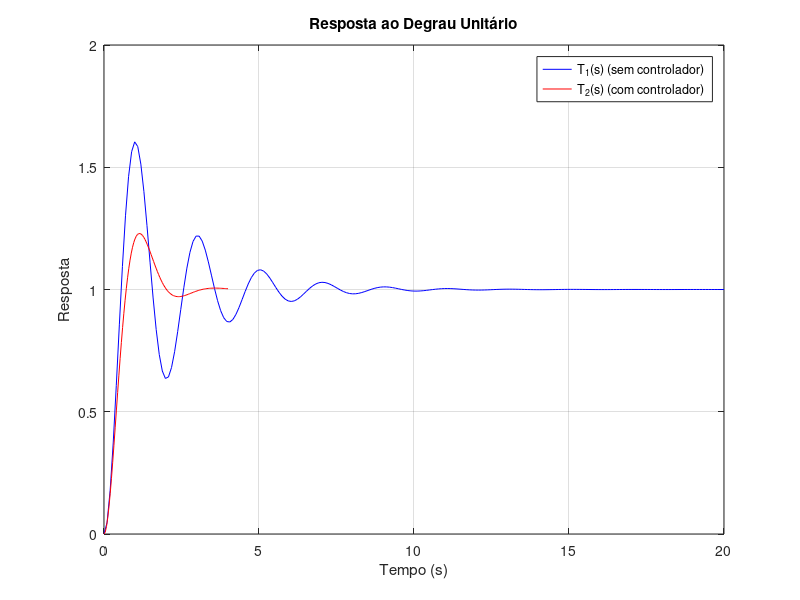
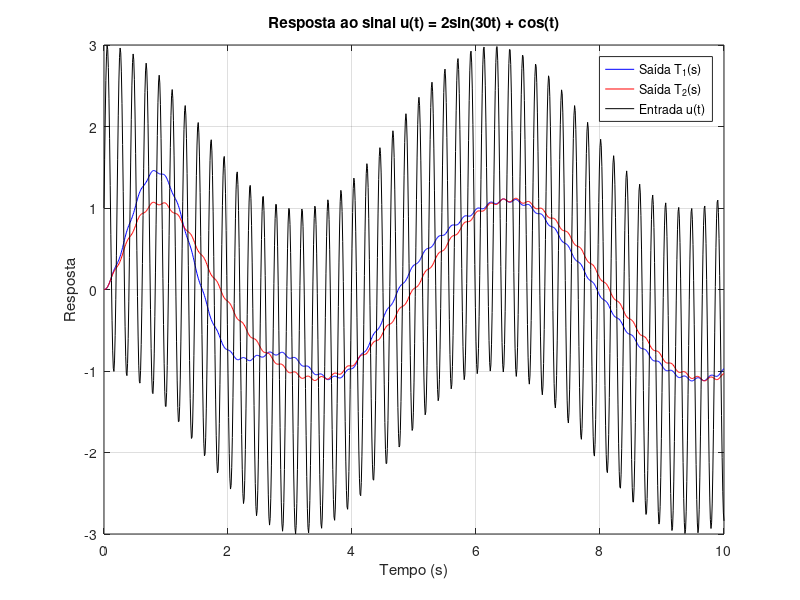

Write the MATLAB code that produced these figures, in order.
% Pacote de controle necessário no Octave
% pkg load control;
clear all;
close all;
clc;

% Definição da variável de Laplace
s = tf('s');

% Definição das funções de transferência
P = 10 / (s*(s + 1)); 
K = 1.05 * ((s + 1.5) / (s + 3.75));
H = 1;


fprintf('BEGIN ITEM a) ----------------------------------------------------------\n');
% a) T1(s) formada com P(s) e realimentação unitária negativa (H(s) = 1)
T1 = feedback(P, H);
disp('T1:');
disp(T1);

polos_T1 = pole(T1);
disp('polos');
disp(polos_T1);

zeros_T1 = zero(T1);
disp('zeros');
disp(zeros_T1);


fprintf('END ITEM a) ------------------------------------------------------------\n');


fprintf('\nBEGIN ITEM b) ----------------------------------------------------------\n');
% b) T2(s) formada com P(s), K(s) e realimentação unitária negativa (H(s) = 1)
T2 = minreal(feedback(P * K, H)); % minreal para simplificar a função de transferência, eliminando termos que se cancelam
disp('T2:');
disp(T2);

polos_T2 = pole(T2);
disp('polos');
disp(polos_T2);

zeros_T2 = zero(T2);
disp('zeros');
disp(zeros_T2);

fprintf('END ITEM b) ------------------------------------------------------------\n');


fprintf('\nBEGIN ITEM c) ----------------------------------------------------------\n');
% c) Comparar as respostas ao degrau unitário de T1 e T2

[y1_deg, t1_deg] = step(T1);
[y2_deg, t2_deg] = step(T2);

figure,plot(t1_deg, y1_deg, 'b', t2_deg, y2_deg, 'r');
title('Resposta ao Degrau Unitário');
xlabel('Tempo (s)');
ylabel('Resposta');
legend('T_1(s) (sem controlador)', 'T_2(s) (com controlador)');
grid on;

fprintf('Grafico da resposta ao degrau unitário gerado.\n');

fprintf('END ITEM c) ------------------------------------------------------------\n');

fprintf('\nBEGIN ITEM d) ----------------------------------------------------------\n');

t = 0:0.01:10; % Vetor de tempo de 0 a 10s
u = 2 * sin(30 * t) + cos(t); % sinal de entrada u(t)

y1 = lsim(T1, u, t);
y2 = lsim(T2, u, t);

figure,plot(t, y1, 'b', t, y2, 'r', t, u, 'k');
title('Resposta ao sinal u(t) = 2sin(30t) + cos(t)');
xlabel('Tempo (s)');
ylabel('Resposta');
legend('Saída T_1(s)', 'Saída T_2(s)', 'Entrada u(t)');
grid on;

fprintf('Grafico da resposta ao sinal u(t) = 2sin(30t) + cos(t) gerado.\n');

fprintf('END ITEM d) ------------------------------------------------------------\n');
